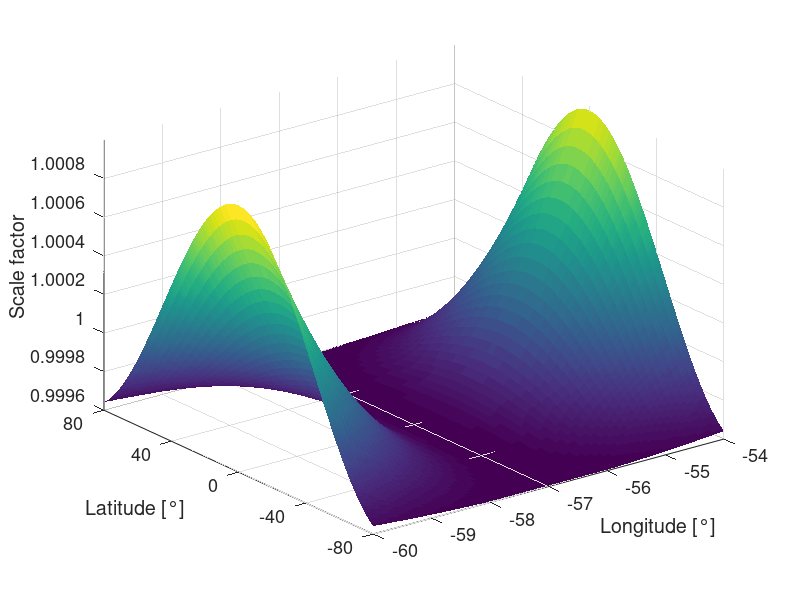

Recreate this plot in MATLAB.
clear all
close all
clc
%Superfície de distorção para a projeção Mercator
%Baseado nas equações apresentadas em Snyder (1926)

%Lon0:       Longitude do centro da projeção (meridiano central)
%Lat0:       Latitude média ou latitude escolhida como origem do sistema de
             %coordenadas retangulares da projeção
%Lat1, Lat2: Paralelos padrão
%h:          Fator de escala relativo ao longo dos meridianos
%k:          Fator de escala relativo ao longo dos paralelos
%w:          Máxima deformação angular num dado ponto da projeção
%X, Y:       Coordenadas retangulares da projeção
%R:          Raio da esfera de referência (km)

LimLat1 = -80;
LimLat2 =  80;
StepLat =  1;
LimLon1 = -60;
LimLon2 =  -54;%-54
StepLon =  0.1;

Lon0 = deg2rad(-57);

% Parâmetros GRS80 
a  = 6378137/1000;%km
e2 = 0.00669437999015;
e  = sqrt(e2);

%Definição do reticulado
[Lon,Lat] = meshgrid(LimLon1:StepLon:LimLon2,LimLat1:StepLat:LimLat2);
Lon = deg2rad(Lon);
Lat = deg2rad(Lat);

e2l = e2 / (1 - e2);%e2l = e2 linha = segunda excentricidade
N   = a ./ sqrt(1 - e2 * sin(Lat).^2);
T   = tan(Lat).^2;
C   = e2l * cos(Lat).^2;
A   = (Lon - Lon0) .* cos(Lat);

%Usando auxiliares no cálculo de M
aux1 = 1 - (e2 / 4) - (3 * e^4 / 64) - (5 * e^6 / 256);
aux2 = (3 * e2 / 8) + (3 * e^4 / 32) + (45 * e^6 / 1024);
aux3 = (15 * e^4 / 256) + (45 * e^6 / 1024);
aux4 = 35 * e^6 / 3072;

%Fator de escala
r1 = 1 + C;
r2 = 5 - 4 * T + 42 * C + 13 * C.^2 - 28 * e2l;
r3 = 61 - 148 * T + 16 * T.^2;


m  = 1 + (r1 .* A.^2 / 2) + (r2 .* A.^4 / 24) + (r3 .* A.^6 / 720);
m = m * 0.9996;

%Plotando a distorção
figure,surf(rad2deg(Lon),rad2deg(Lat),m,'EdgeColor','none');
%colormap jet;
xlabel('Longitude [°]'),ylabel('Latitude [°]'),zlabel('Scale factor');
xlim([-60 -54]);
ylim([-80 80]);
zlim([0.9996 1.001]);
set(gca,'XTick',-54:-1:-60);
set(gca,'YTick',-80:40:80);
%grid on;
set(gca,'FontSize',13);
saveas(gcf,'dist_UTM','png');